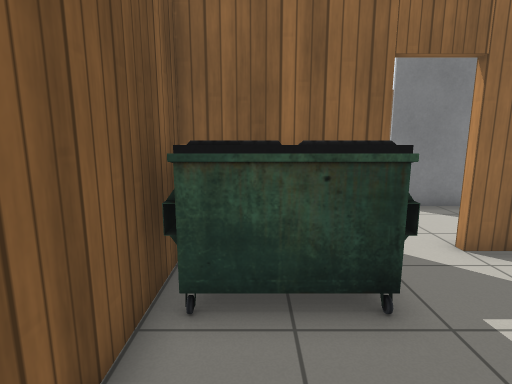
[1] (above)

19 first-person views from a walk through a Gazebo world. The camera is 1.2 m above the floor, tilts 10° down and sees 80° across. The floor is counted in squares, 0.5 m on a side. Each view is taken from the middle of a square. On the plan, view 1 faces up. The plan holds only what a view shows up to about 19 squares ahead; the rest is blank. Gazebo's built-in surfaces are drawn with simple patterns. Some stock models are drawn as simple stand-ins.

[2]
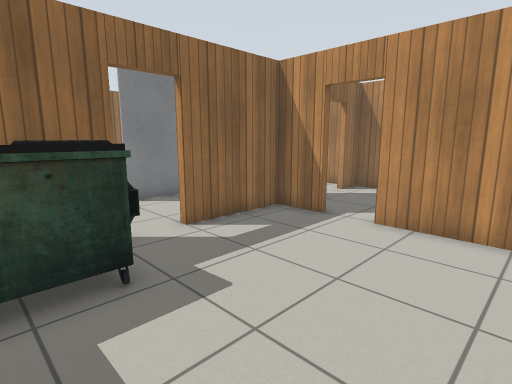

[3]
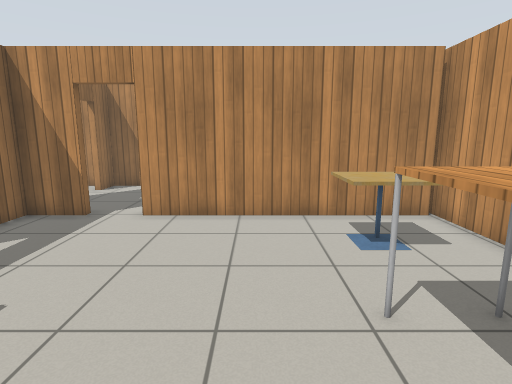

[4]
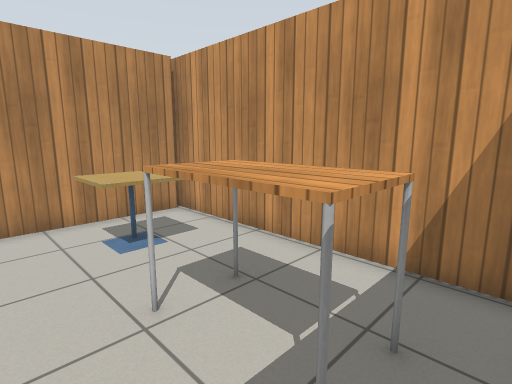

[5]
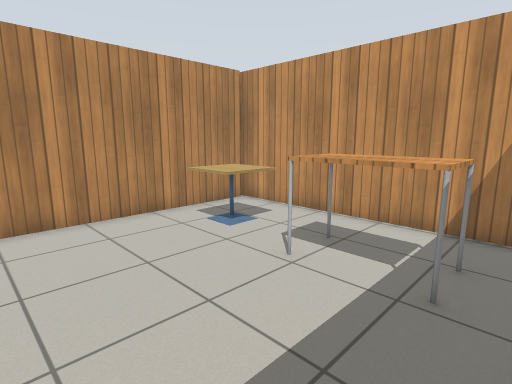

[6]
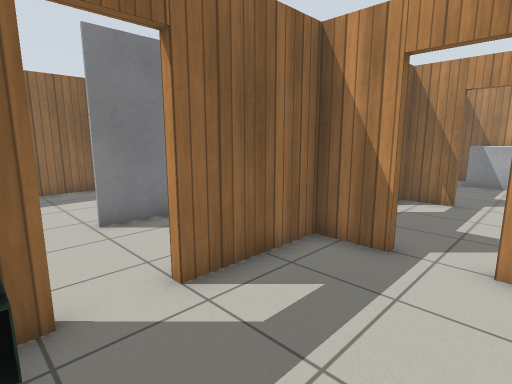

[7]
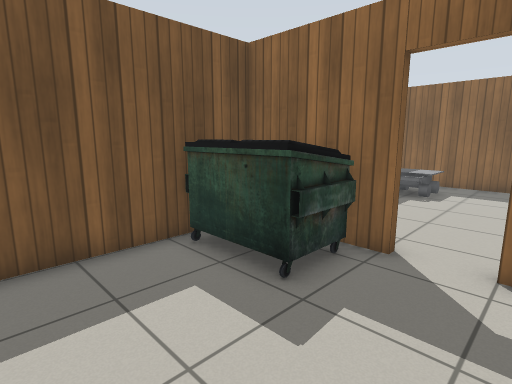

[8]
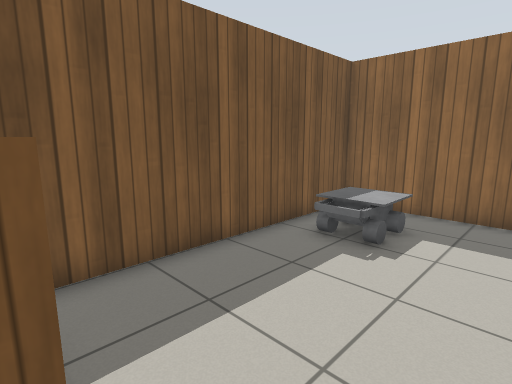

[9]
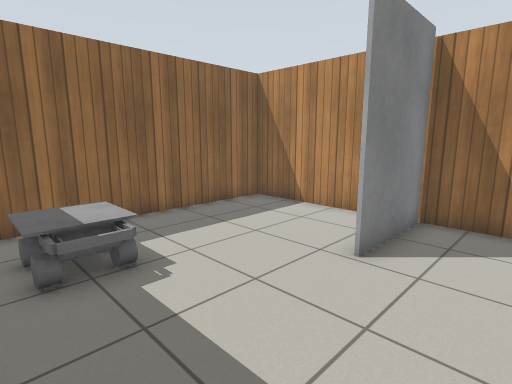

[10]
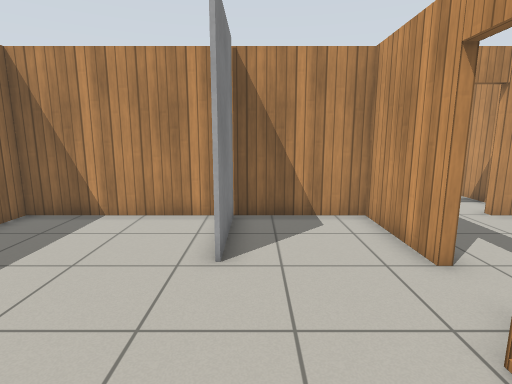

[11]
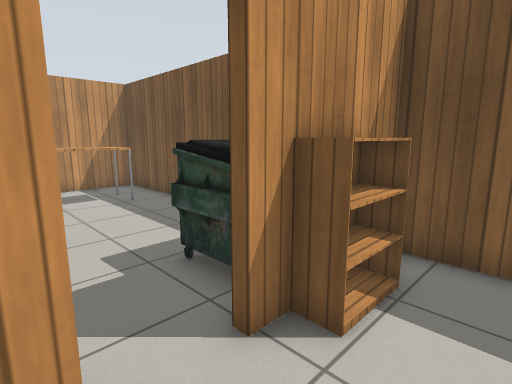

[12]
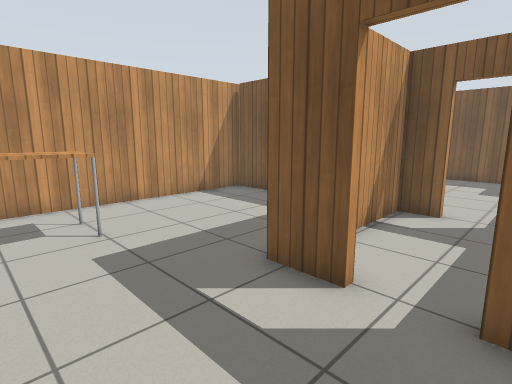

[13]
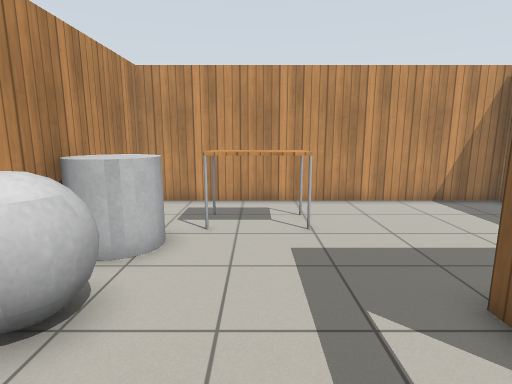

[14]
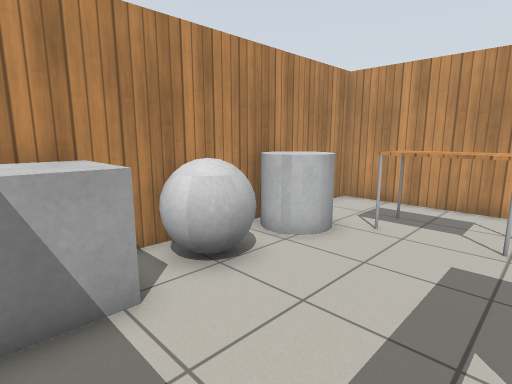

[15]
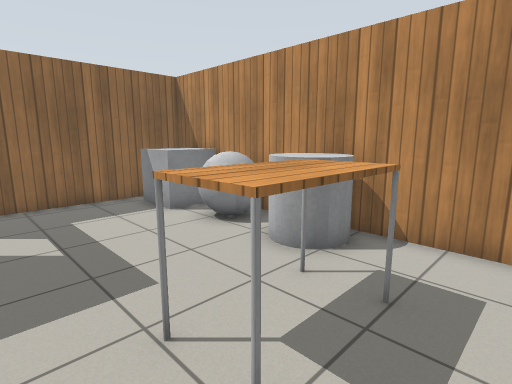

[16]
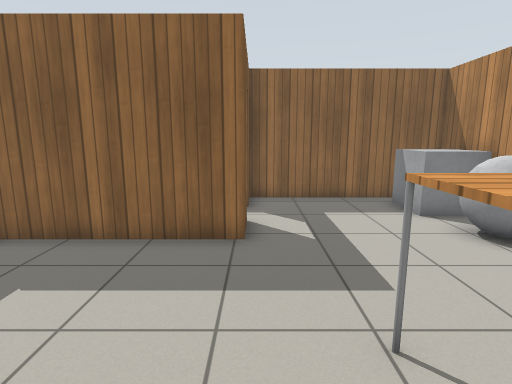

[17]
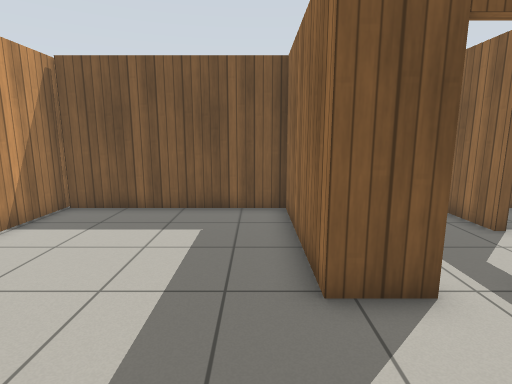

[18]
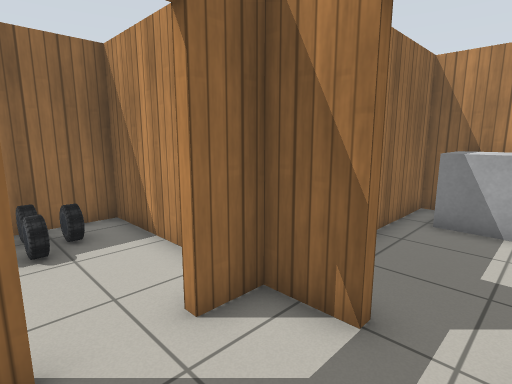

[19]
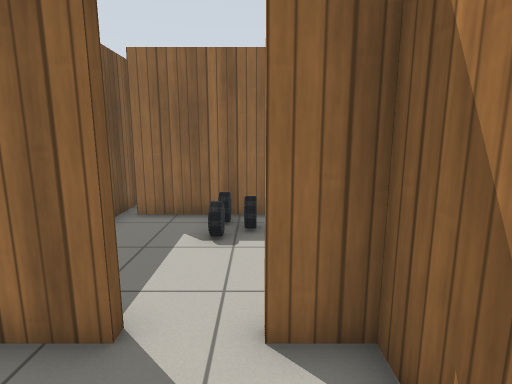

### Floor plan
Ten units are one square. View 1 is at (0, 0); x grows to the right and y downward. Boxes are objects, and circles mark ways between rooms. Rooms are numbered by the first view taken in them; rooms with no view inside come last. Other rooms are left out.
<svg viewBox="-20 -177 250 249">
<path fill="none" stroke="#000" d="M28 -62 -15 -62 -15 67 90 67M84 -44 84 -62 45 -62M84 65 84 -26M45 -65 84 -65 84 -172 -15 -172 -15 -65 28 -65M147 -29 147 -10 87 -10 87 65M224 6 224 -6M224 -24 224 -36M224 -54 224 -62 147 -62 147 -45M90 67 224 67 224 24M144 -45 144 -62 131 -62M113 -62 92 -62M87 -26 87 -13 118 -13M113 -66 113 -62M144 -71 144 -124 91 -124M131 -62 131 -66M87 -139 87 -120"/>
<rect x="-15" y="-55" width="40" height="20" fill="#bbb"><title>dumpster</title></rect>
<rect x="-5" y="25" width="40" height="20" fill="#bbb"><title>table</title></rect>
<rect x="45" y="25" width="30" height="30" fill="#bbb"><title>cafe table</title></rect>
<rect x="-5" y="-75" width="30" height="10" fill="#bbb"><title>bookshelf</title></rect>
<rect x="-5" y="-155" width="20" height="30" fill="#bbb"><title>other object</title></rect>
<rect x="45" y="-115" width="30" height="10" fill="#bbb"><title>grey box</title></rect>
<rect x="165" y="25" width="30" height="20" fill="#bbb"><title>table</title></rect>
<rect x="195" y="5" width="30" height="20" fill="#bbb"><title>grey cylinder</title></rect>
<rect x="195" y="-25" width="30" height="20" fill="#bbb"><title>grey ball</title></rect>
<rect x="195" y="-55" width="30" height="20" fill="#bbb"><title>grey box</title></rect>
<rect x="115" y="-105" width="10" height="10" fill="#bbb"><title>car</title></rect>
<rect x="115" y="-125" width="10" height="20" fill="#bbb"><title>car</title></rect>
<rect x="125" y="-115" width="10" height="10" fill="#bbb"><title>car</title></rect>
<circle cx="35" cy="-60" r="3" fill="#2a7"/>
<circle cx="85" cy="-35" r="3" fill="#2a7"/>
<circle cx="147" cy="-37" r="3" fill="#2a7"/>
<circle cx="125" cy="-60" r="3" fill="#2a7"/>
<text x="30" y="10">1</text>
<text x="30" y="-120">2</text>
<text x="170" y="10">3</text>
<text x="120" y="-30">4</text>
<text x="120" y="-100">5</text>
</svg>
Room 1 opens to room 2. Room 1 opens to room 4. Room 3 opens to room 4. Room 4 opens to room 5.

Where each view was taken, in squares from view 1:
view 1: 0 up, 0 right, facing up
view 2: 1 down, 0 right, facing up-right
view 3: 1 down, 1 left, facing right
view 4: 1 down, 1 left, facing down-right
view 5: 2 up, 1 left, facing down-right
view 6: 2 up, 2 right, facing up-right
view 7: 0 up, 5 right, facing up-left
view 8: 7 up, 4 right, facing up-left
view 9: 8 up, 1 left, facing up-right
view 10: 10 up, 1 left, facing right
view 11: 9 up, 5 right, facing down-left
view 12: 5 up, 19 right, facing down-left
view 13: 5 up, 18 right, facing down
view 14: 5 up, 16 right, facing down-right
view 15: 6 down, 15 right, facing up-right
view 16: 6 down, 15 right, facing up
view 17: 0 up, 19 right, facing left
view 18: 3 up, 11 right, facing up-right
view 19: 3 up, 13 right, facing up
